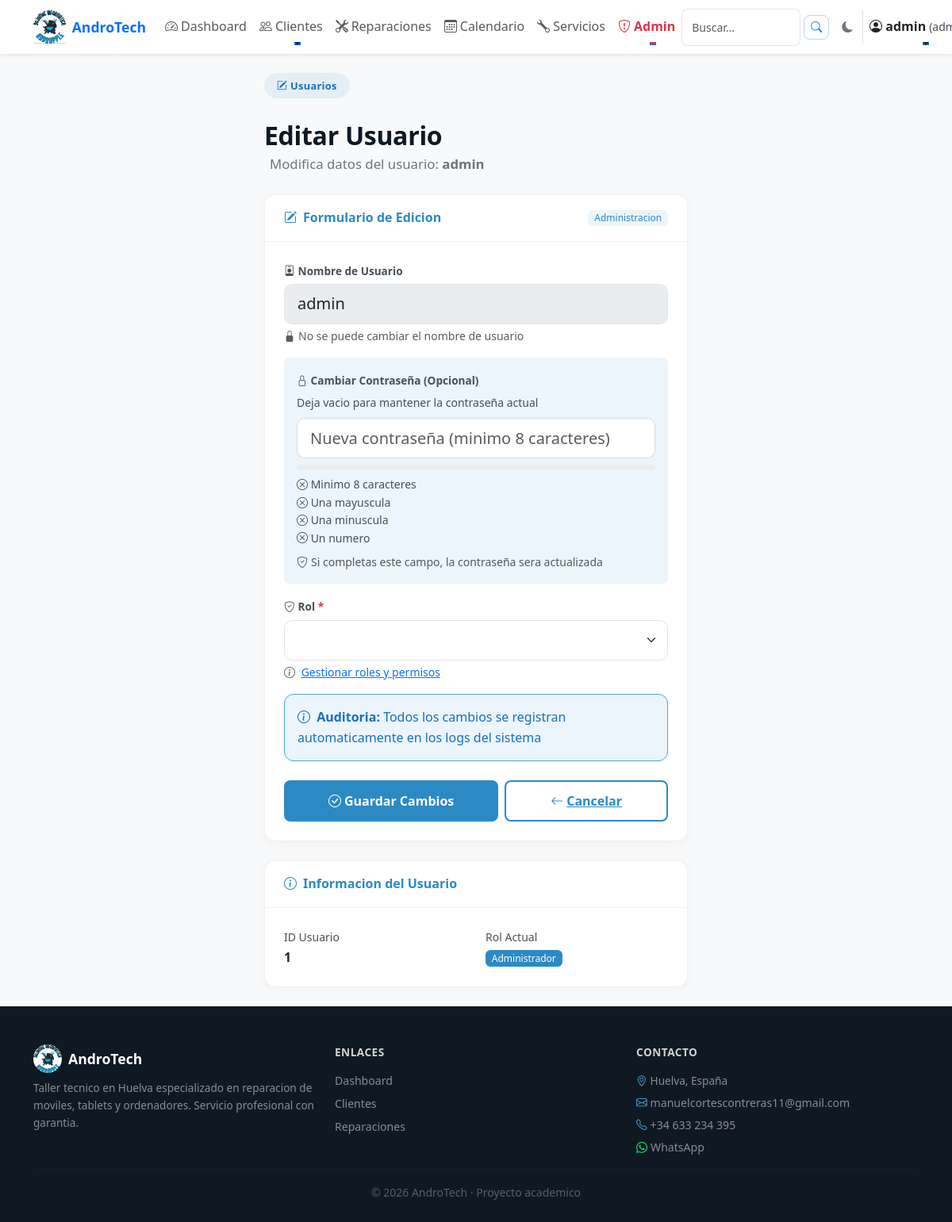
Before: /admin/usuarios/editar/1 (signed in) with the older database file.
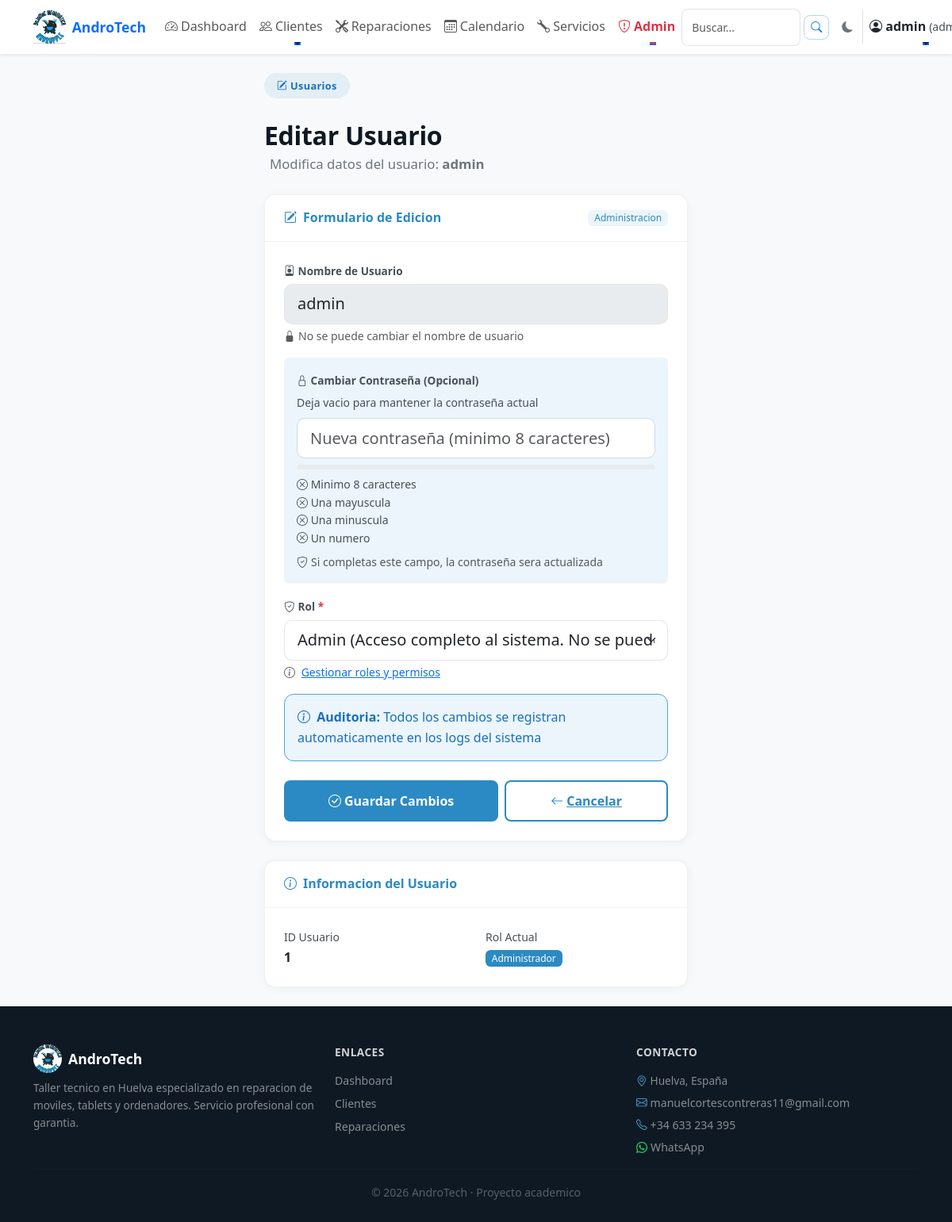
After: the same page with the newer database file.
### tables this page shows
CREATE TABLE usuarios (
    id INTEGER PRIMARY KEY AUTOINCREMENT,
    usuario TEXT NOT NULL UNIQUE,
    contraseña TEXT NOT NULL,
    rol TEXT DEFAULT 'tecnico'
);

CREATE TABLE roles (
            id INTEGER PRIMARY KEY AUTOINCREMENT,
            nombre TEXT UNIQUE NOT NULL,
            descripcion TEXT,
            es_sistema INTEGER DEFAULT 0,
            color TEXT DEFAULT '#6c757d'
        );

### app.py (the view, shortened to what this page needs)
@app.route("/admin/usuarios/editar/<int:id>", methods=["GET", "POST"])
@login_required
@permiso_requerido('usuarios_editar')
@csrf_protect
def editar_usuario(id):
    conn = get_db()
    usuario = conn.execute("SELECT * FROM usuarios WHERE id = ?", (id,)).fetchone()
    if not usuario:
        conn.close()
        flash("❌ Usuario no encontrado.", "danger")
        return redirect(url_for("admin_usuarios"))
    roles_db = conn.execute("SELECT nombre, descripcion, color FROM roles ORDER BY nombre").fetchall()
    conn.close()
    return render_template("editar_usuario.html", usuario=usuario, roles=roles_db)

### app.py (called while the page is built)
@app.before_request
def make_session_permanent():
    session.permanent = True

@app.after_request
def add_security_headers(response):
    response.headers['X-Frame-Options'] = 'SAMEORIGIN'
    response.headers['X-Content-Type-Options'] = 'nosniff'
    response.headers['Referrer-Policy'] = 'strict-origin-when-cross-origin'
    return response

@app.before_request
def ensure_csrf_token():
    if 'csrf_token' not in session:
        session['csrf_token'] = secrets.token_urlsafe(16)

@app.context_processor
def inject_csrf_token():
    return dict(csrf_token=session.get('csrf_token'))

@app.context_processor
def inject_permisos():
    return dict(tiene_permiso=tiene_permiso)

### auth.py (called while the page is built)
def tiene_permiso(permiso):
    rol = session.get('rol', '')
    if rol == 'admin':
        return True
    permisos = session.get('permisos', [])
    return permiso in permisos

def login_required(f):
    @wraps(f)
    def decorated_function(*args, **kwargs):
        if 'usuario' not in session:
            flash('Debes iniciar sesion para acceder a esta pagina.', 'danger')
            return redirect(url_for('login'))
        return f(*args, **kwargs)
    return decorated_function

### templates/editar_usuario.html (shortened to what the changed rows need)
{% extends "base.html" %}
{% block content %}
<div class="container-fluid py-4">
    <div class="row justify-content-center">
        <div class="col-xl-6 col-lg-7 col-md-9">
            <h1 class="at-section-title mt-2 mb-1">Editar Usuario</h1>
            <p class="at-section-sub">Modifica datos del usuario: <strong>{{ usuario.usuario }}</strong></p>
            <div class="at-admin-card mt-4">
                <div class="p-4">
                    <form method="POST" class="at-admin-form needs-validation" novalidate>
                        <div class="mb-3">
                            <label for="usuario" class="form-label fw-semibold">
                                <i class="bi bi-person-badge me-1"></i>Nombre de Usuario
                            </label>
                            <input type="text" class="form-control form-control-lg" id="usuario"
                                   value="{{ usuario.usuario }}" disabled>
                            <div class="form-text">
                                <i class="bi bi-lock-fill me-1"></i>No se puede cambiar el nombre de usuario
                            </div>
                        </div>
                        <div class="mb-3">
                            <label for="rol" class="form-label fw-semibold">
                                <i class="bi bi-shield-check me-1"></i>Rol <span class="text-danger">*</span>
                            </label>
                            <select class="form-select form-select-lg" id="rol" name="rol" required>
                                {% for r in roles %}
                                <option value="{{ r.nombre }}" {% if usuario.rol == r.nombre %}selected{% endif %}>
                                    {{ r.nombre|capitalize }} {% if r.descripcion %}({{ r.descripcion|truncate(50) }}){% endif %}
                                </option>
                                {% endfor %}
                            </select>
                            <div class="form-text">
                                <i class="bi bi-info-circle me-1"></i>
                                <a href="{{ url_for('admin_roles') }}">Gestionar roles y permisos</a>
                            </div>
                        </div>
                    </form>
                </div>
            </div>
            <div class="at-admin-card mt-4">
                <div class="p-4">
                    <div class="row">
                        <div class="col-6">
                            <small class="text-muted">ID Usuario</small>
                            <p class="mb-0 fw-semibold">{{ usuario.id }}</p>
                        </div>
                    </div>
                </div>
            </div>
        </div>
    </div>
</div>
{% endblock %}

Changed rows visible on the page:
changed usuarios "admin": rol (not shown) → "Admin (Acceso completo al sistema. No se puede eliminar.)"
